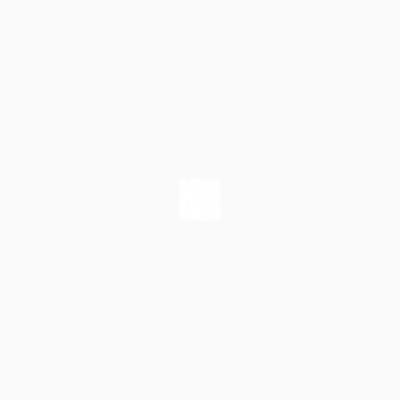
Frame 1 (no input)
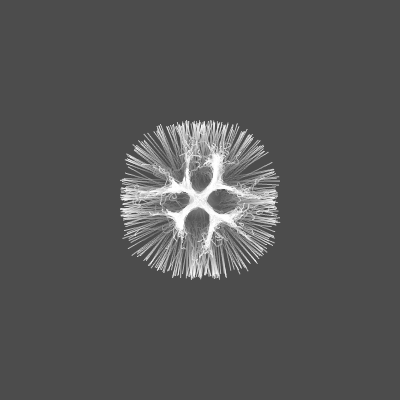
Frame 60 (no input)
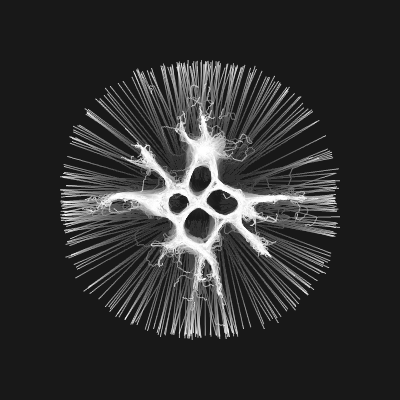
Frame 120 (the mouse pressed at the canvas centre since frame 60)

The p5.js sketch that drew these frames (run headless with seeded random() and noise() and a simulated clock; from frame 60 on, the mouse is pressed at the canvas centre):

// p5.js sketch
// ── sketch.js
// noprotect
/*
----- Coding Tutorial by Patt Vira ----- 
Name: Slime Molds (Physarum)
Video Tutorial: https://youtu.be/VyXxSNcgDtg

References: 
1. Algorithm by Jeff Jones: https://uwe-repository.worktribe.com/output/980579/characteristics-of-pattern-formation-and-evolution-in-approximations-of-physarum-transport-networks

Connect with Patt: @pattvira
https://www.pattvira.com/
----------------------------------------
*/

let molds = []; let num = 4000;
let d; 

function setup() {
  createCanvas(400, 400);
  angleMode(DEGREES);
  d = pixelDensity();
  
  for (let i=0; i<num; i++) {
    molds[i] = new Mold();
  } 
}

function draw() {
  background(0, 5);
  loadPixels();
  
  for (let i=0; i<num; i++) {
    if (key == "s") { // If "s" key is pressed, molds stop moving 
      molds[i].stop = true;
      updatePixels();
      noLoop();
    } else {
      molds[i].stop = false;
    }
    
    molds[i].update();
    molds[i].display();
  }
  
}

// ── mold.js
class Mold {
  constructor() {
    this.x = random(width / 2 - 20, width / 2 + 20);
    this.y = random(height / 2 - 20, height / 2 + 20);
    this.r = 0.5;

    this.heading = random(360);
    this.vx = cos(this.heading);
    this.vy = sin(this.heading);
    this.stop = false;

    this.rotAngle = 45;      // cuánto gira al decidir
    this.sensorAngle = 45;   // separación de los sensores respecto al frente
    this.sensorDist = 10;    // distancia a la que "huele"

    this.rSensorPos = createVector(0, 0);
    this.lSensorPos = createVector(0, 0);
    this.fSensorPos = createVector(0, 0);
  }

  update() {
    this.vx = cos(this.heading);
    this.vy = sin(this.heading);

    if (this.stop) {
      this.vx = 0;
      this.vy = 0;
    }

    // Movimiento con wrap-around en los bordes
    this.x = (this.x + this.vx + width) % width;
    this.y = (this.y + this.vy + height) % height;

    // Posición de los tres sensores
    this.getSensorPos(this.rSensorPos, this.heading + this.sensorAngle);
    this.getSensorPos(this.lSensorPos, this.heading - this.sensorAngle);
    this.getSensorPos(this.fSensorPos, this.heading);

    // Lectura del canal rojo en cada sensor
    let r = this.readPixel(this.rSensorPos);
    let l = this.readPixel(this.lSensorPos);
    let f = this.readPixel(this.fSensorPos);

    // Reglas de Jeff Jones
    if (f > l && f > r) {
      this.heading += 0;
    } else if (f < l && f < r) {
      this.heading += random(1) < 0.5 ? this.rotAngle : -this.rotAngle;
    } else if (l > r) {
      this.heading -= this.rotAngle;
    } else if (r > l) {
      this.heading += this.rotAngle;
    }
  }

  readPixel(sensor) {
    let index = 4 * (d * floor(sensor.y)) * (d * width) + 4 * (d * floor(sensor.x));
    return pixels[index] !== undefined ? pixels[index] : 0;
  }

  getSensorPos(sensor, angle) {
    sensor.x = (this.x + this.sensorDist * cos(angle) + width) % width;
    sensor.y = (this.y + this.sensorDist * sin(angle) + height) % height;
  }

  display() {
    noStroke();
    fill(255);
    ellipse(this.x, this.y, this.r * 2);
  }
}
